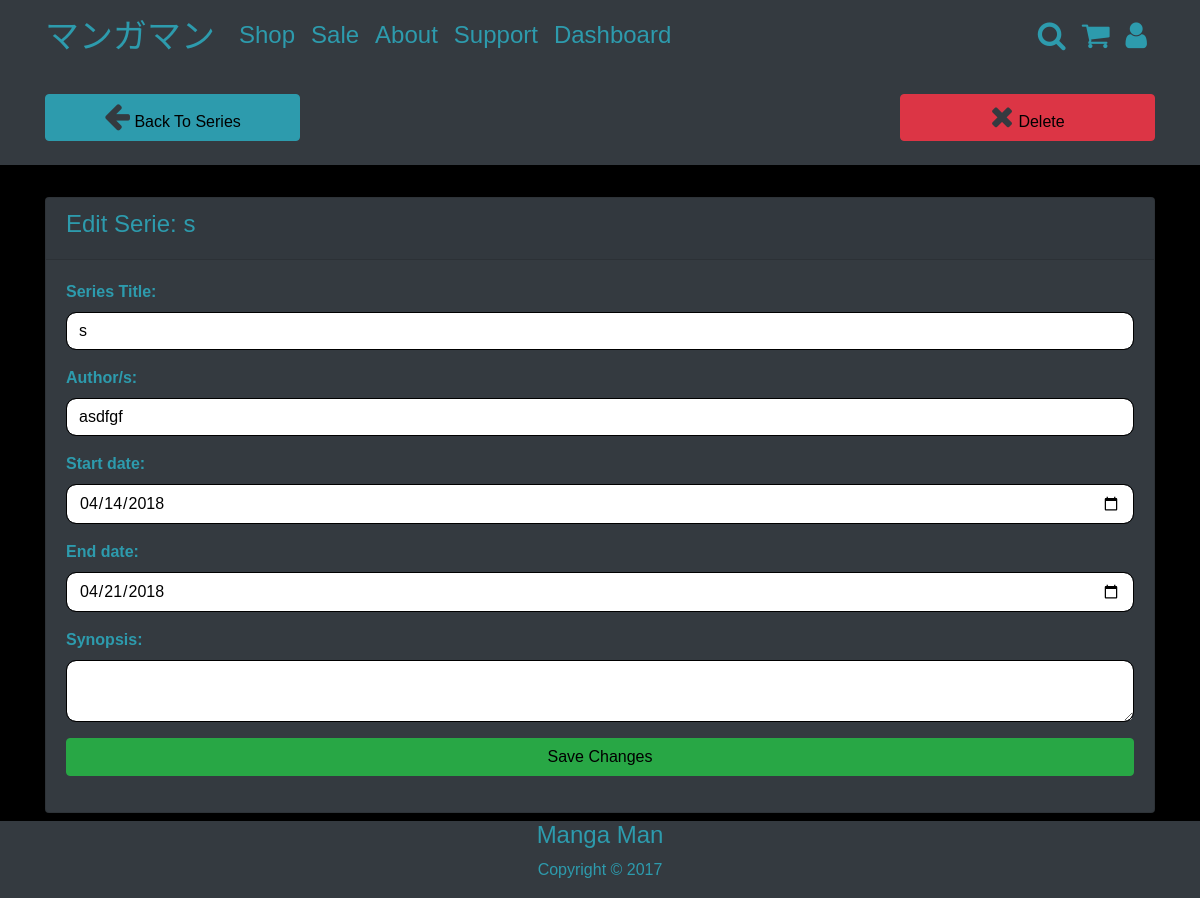
The page /series_details.php?id=2 (signed in) on the database as committed earlier.
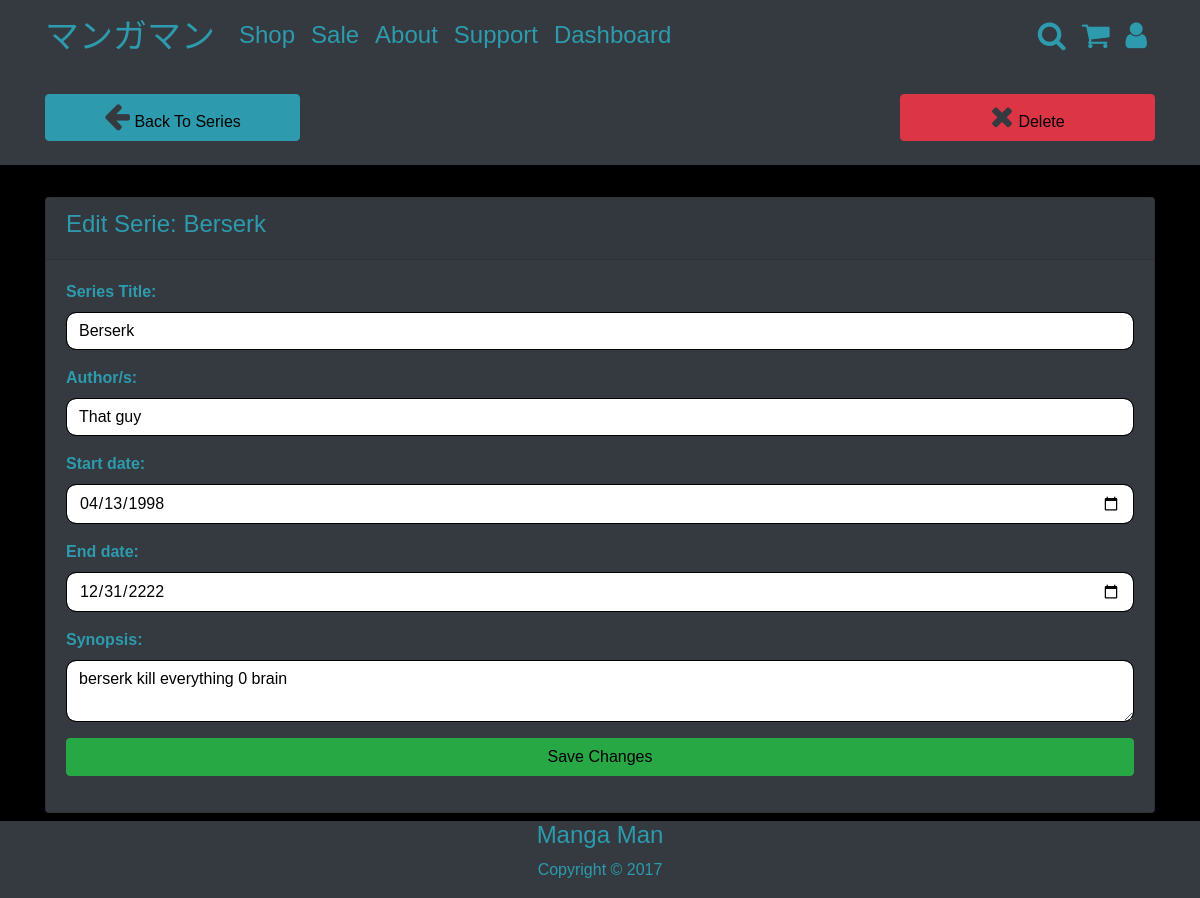
The same page on the database as committed later.
### tables this page shows
CREATE TABLE `series` (
  `series_id` int(11) NOT NULL,
  `primaryname` varchar(44) NOT NULL,
  `author` varchar(44) NOT NULL,
  `synopsis` varchar(1000) NOT NULL,
  `start_date` date NOT NULL,
  `end_date` date NOT NULL
);

### series_details.php (the view, shortened to what this page needs)
<?php
if (isset($_SESSION['aaa'])&& $_SESSION['aaa']=='admin') {
  include('includes/adminheader.php');
}
elseif (isset($_SESSION['aaa'])&& $_SESSION['aaa']=='user'){
  include('includes/userheader.php');
} else {
  include('includes/header.php');
}
?>
  <?php
  if(!empty($_GET['id'])){
  $id = $_GET['id'];
  $series='SELECT * FROM series WHERE series_id='.$id;
  $query = mysqli_query($connection,$series);
  $row = mysqli_fetch_array($query);
  ?>
  <?php
  if($_SESSION['aaa'] === 'admin') {
  ?>
<section id="details_header" class="py-4 mb-4 bg-dark">
  <div class="container">
    <div class="row">
      <div class="col-md-3 mr-auto">
        <a href="series.php" class="btn btn-primary btn-block">
          <i class="fa fa-arrow-left"></i> Back To Series
        </a>
      </div>
      <div class="col-md-3">
          <?php echo '<a href="deleteseries.php?id='.$id.'" class="btn btn-danger btn-block">'; ?>
          <i class="fa fa-remove"></i> Delete
        </a>
      </div>
    </div>
  </div>
</section>
<section id="posts">
  <div class="container">
    <div class="row">
      <div class="col my-2">
        <div class="card bg-dark">
          <div class="card-header">
            <h4>Edit Serie: <?php echo $row['primaryname']; ?></h4>
          </div>
          <div class="card-body">
            <form method="POST">
              <div class="form-group">
                <label class="font-weight-bold" for="title">Series Title:</label>
                <input type="text" class="form-control" name="primaryname" <?php echo 'value="'.$row['primaryname'].'"'; ?>>
              </div>
              <div class="form-group">
                <label class="font-weight-bold" for="authors">Author/s:</label>
                <input type="text" class="form-control" name="Author" <?php echo 'value="'.$row['author'].'"'; ?>>
              </div>
              <div class="form-group">
                <label class="font-weight-bold" for="date">Start date:</label>
                <input type="date" name="startdate" max="3000-12-31"
                min="1000-01-01" class="form-control" <?php echo 'value="'.$row['start_date'].'"'; ?>>
              </div>
              <div class="form-group">
                <label class="font-weight-bold" for="date">End date:</label>
                <input type="date" name="enddate" max="3000-12-31"
                min="1000-01-01" class="form-control" <?php echo 'value="'.$row['end_date'].'"'; ?>>
              </div>
              <div class="form-group">
                <label class="font-weight-bold" for="Synopsis">Synopsis:</label>
                <textarea class="form-control" name="Synopsis" ><?php echo $row['synopsis']; ?></textarea>
              </div>
              <div class="wrapper my-3">
                  <input class="btn btn-success btn-block" type="submit" name="submit" value="Save Changes" required>
              </div>
            </form>
          </div>
        </div>
      </div>
    </div>
  </div>
</section>
<?php
  } else {
    header('Location: index.php');
  }
} else {
  echo "you forgo something important cunt";
}
?>
<?php include('includes/footer.php'); ?>

Rows that differ between the two databases and show on the page:
changed series: primaryname "s" → "Berserk"; Author "asdfgf" → "That guy"; startdate "04/14/2018" → "04/13/1998"; enddate "04/21/2018" → "12/31/2222"; Synopsis (not shown) → "berserk kill everything 0 brain"
